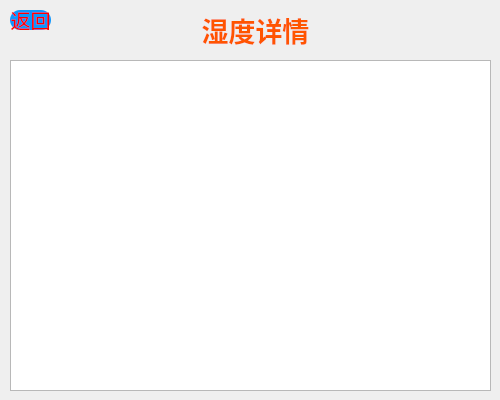
    <widget class="QWidget" name="page_humidity_chart">
     <widget class="QtCharts::QChartView" name="humidity_graphicsView">
      <property name="geometry">
       <rect>
        <x>10</x>
        <y>60</y>
        <width>481</width>
        <height>331</height>
       </rect>
      </property>
     </widget>
     <widget class="QLabel" name="label_humidity_title">
      <property name="geometry">
       <rect>
        <x>120</x>
        <y>-10</y>
        <width>271</width>
        <height>80</height>
       </rect>
      </property>
      <property name="font">
       <font>
        <family>华文新魏</family>
        <pointsize>20</pointsize>
        <weight>75</weight>
        <italic>false</italic>
        <bold>true</bold>
       </font>
      </property>
      <property name="contextMenuPolicy">
       <enum>Qt::DefaultContextMenu</enum>
      </property>
      <property name="styleSheet">
       <string notr="true">color:#FF5500</string>
      </property>
      <property name="text">
       <string>湿度详情</string>
      </property>
      <property name="alignment">
       <set>Qt::AlignCenter</set>
      </property>
     </widget>
     <widget class="QPushButton" name="btn_humidity_return">
      <property name="geometry">
       <rect>
        <x>10</x>
        <y>10</y>
        <width>41</width>
        <height>20</height>
       </rect>
      </property>
      <property name="font">
       <font>
        <family>华文新魏</family>
        <pointsize>15</pointsize>
       </font>
      </property>
      <property name="styleSheet">
       <string notr="true">QPushButton{
    /*字体大小为20点*/
    font-size:15pt;
    /*字体颜色为白色*/    
    color:red;
    /*背景颜色*/  
    background-color:rgb(14 , 150 , 254);
    /*边框圆角半径为8像素*/ 
    border-radius:10px;
	border-image: url(:/new/prefix1/img/ok.png)
}
QPushButton:hover{
	background-color:rgb(44 , 137 , 255);
	border-image: url(:/new/prefix1/img/ok.png);
}
QPushButton:pressed{
    /*背景颜色*/  
    background-color:rgb(14 , 135 , 228);
    /*左内边距为3像素，让按下时字向右移动3像素*/  
    padding-left:3px;
    /*上内边距为3像素，让按下时字向下移动3像素*/  
    padding-top:3px;
	border-image: url(:/new/prefix1/img/ok1.png);
}</string>
      </property>
      <property name="text">
       <string>返回</string>
      </property>
     </widget>
    </widget>
